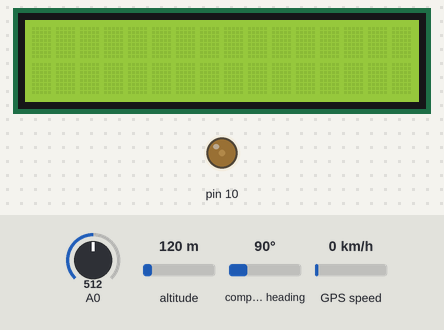
The sketch below on a simulated Arduino Uno, built with avr-gcc and run on an emulated ATmega328P. Parts: 16×2 character LCD, output pins drawn as LEDs (lit = HIGH). The test bench sets the inputs (shaded band); at power-on: A0 = 512, altitude 120 m, compass heading 90°, GPS speed 0 km/h. The GPS gets a fix after 3 s at 37.7749, -122.4194 with 8 satellites; pins used as bus, display or sensor lines are not drawn.

Above: at 2.2 s.
2.3 s: A0 set to 565
At 2.9 s:
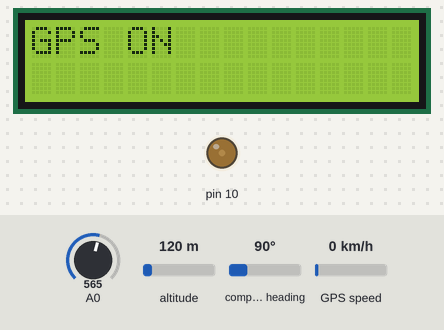
4.0 s: A0 set to 396
6.7 s: A0 set to 368
At 8.1 s:
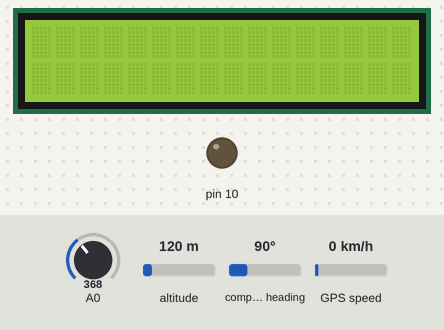
9.0 s: A0 set to 212
10.5 s: A0 set to 181
At 11.7 s:
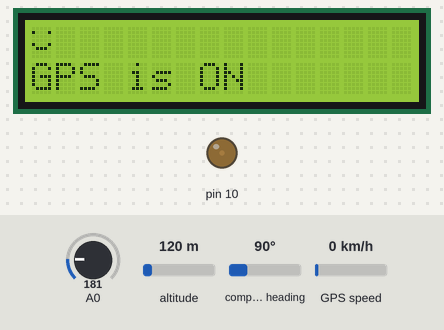
12.0 s: A0 set to 306
At 14.3 s:
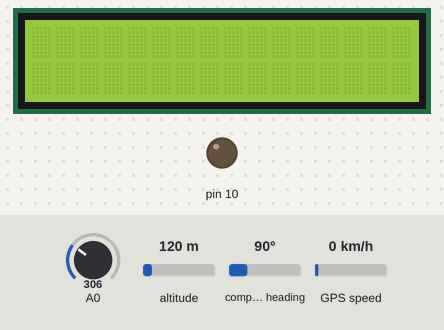
Timing chart, 0 to 15.8 s (numbered marks = the images above; inputs shaded):
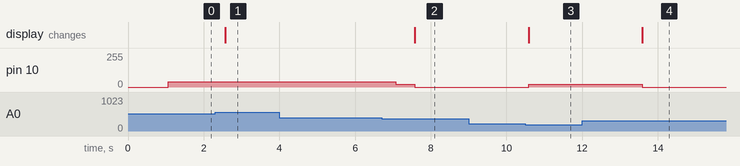

Measured:
- the behaviour switches between 380 and 379 on A0 (found by bisection; images 1 and 2)
- the behaviour switches between 195 and 194 on A0 (found by bisection; images 2 and 3)
- after the input at 2.3 s, the display: changes after 0.27 s (image 1)
- after the input at 4.0 s, every drawn part: stays the same
- after the input at 6.7 s, pin 10: 40/255 → 20/255 after 0.38 s, → 0/255 0.50 s later; the display: changes after 0.88 s (image 2)
- after the input at 9.0 s, every drawn part: stays the same
- after the input at 10.5 s, pin 10: 0/255 → 20/255 after 0.08 s; the display: changes after 0.09 s (image 3)
- after the input at 12.0 s, the display: changes after 1.6 s (image 4)

The sketch:

gps_LCD_beta.ino
```cpp
//Sample using LiquidCrystal library
#include <LiquidCrystal.h>
#include <Adafruit_GPS.h>
#include <SoftwareSerial.h>

/*******************************************************

This program will test the LCD panel and the buttons
Mark Bramwell, July 2010

********************************************************/

// select the pins used on the LCD panel
LiquidCrystal lcd(8, 9, 4, 5, 6, 7);

SoftwareSerial mySerial(3, 2);

Adafruit_GPS GPS(&mySerial);

#define GPSECHO  true

// this keeps track of whether we're using the interrupt
// off by default!
boolean usingInterrupt = false;
void useInterrupt(boolean); // Func prototype keeps Arduino 0023 happy


// define some values used by the panel and buttons
int lcd_key     = 0;
int adc_key_in  = 0;
#define btnRIGHT  0
#define btnUP     1
#define btnDOWN   2
#define btnLEFT   3
#define btnSELECT 4
#define btnNONE   5

byte smiley[8] = {
  B00000,
  B10001,
  B00000,
  B00000,
  B10001,
  B01110,
  B00000,
};

byte speed[8] = {
  B00000,
  B00100,
  B00010,
  B11111,
  B00010,
  B00100,
  B00000,
};

byte altitude[8] = {
  B00100,
  B01110,
  B10101,
  B00100,
  B00100,
  B00100,
  B01110,
};


// read the buttons
int read_LCD_buttons()
{
 adc_key_in = analogRead(0);      // read the value from the sensor
 // my buttons when read are centered at these valies: 0, 144, 329, 504, 741
 // we add approx 50 to those values and check to see if we are close
 if (adc_key_in > 1000) return btnNONE; // We make this the 1st option for speed reasons since it will be the most likely result
 // For V1.1 us this threshold
/* if (adc_key_in < 50)   return btnRIGHT;
 if (adc_key_in < 250)  return btnUP;
 if (adc_key_in < 450)  return btnDOWN;
 if (adc_key_in < 650)  return btnLEFT;
 if (adc_key_in < 850)  return btnSELECT;
*/
 // For V1.0 comment the other threshold and use the one below:

 if (adc_key_in < 50)   return btnRIGHT;
 if (adc_key_in < 195)  return btnUP;
 if (adc_key_in < 380)  return btnDOWN;
 if (adc_key_in < 555)  return btnLEFT;
 if (adc_key_in < 790)  return btnSELECT;


 return btnNONE;  // when all others fail, return this...
}

int gps_power = 11;

void setup()
{
  pinMode(gps_power, OUTPUT);

  lcd.createChar(0, smiley);
  lcd.createChar(1, speed);
  lcd.createChar(2, altitude);
  lcd.begin(16, 2);              // start the library
// lcd.setCursor(0,0);
// lcd.print("Push the buttons"); // print a simple message


 // 9600 NMEA is the default baud rate for Adafruit MTK GPS's- some use 4800
  GPS.begin(9600);

  // uncomment this line to turn on RMC (recommended minimum) and GGA (fix data) including altitude
  GPS.sendCommand(PMTK_SET_NMEA_OUTPUT_RMCGGA);
  // uncomment this line to turn on only the "minimum recommended" data
  //GPS.sendCommand(PMTK_SET_NMEA_OUTPUT_RMCONLY);
  // For parsing data, we don't suggest using anything but either RMC only or RMC+GGA since
  // the parser doesn't care about other sentences at this time

  // Set the update rate
  GPS.sendCommand(PMTK_SET_NMEA_UPDATE_1HZ);   // 1 Hz update rate
  // For the parsing code to work nicely and have time to sort thru the data, and
  // print it out we don't suggest using anything higher than 1 Hz

  // Request updates on antenna status, comment out to keep quiet
  GPS.sendCommand(PGCMD_ANTENNA);

  // the nice thing about this code is you can have a timer0 interrupt go off
  // every 1 millisecond, and read data from the GPS for you. that makes the
  // loop code a heck of a lot easier!
  useInterrupt(true);

  delay(1000);
  // Ask for firmware version
  mySerial.println(PMTK_Q_RELEASE);
}


// Interrupt is called once a millisecond, looks for any new GPS data, and stores it
SIGNAL(TIMER0_COMPA_vect) {
  char c = GPS.read();
  // if you want to debug, this is a good time to do it!
#ifdef UDR0
  if (GPSECHO)
    if (c) UDR0 = c;
    // writing direct to UDR0 is much much faster than Serial.print
    // but only one character can be written at a time.
#endif
}

void useInterrupt(boolean v) {
  if (v) {
    // Timer0 is already used for millis() - we'll just interrupt somewhere
    // in the middle and call the "Compare A" function above
    OCR0A = 0xAF;
    TIMSK0 |= _BV(OCIE0A);
    usingInterrupt = true;
  } else {
    // do not call the interrupt function COMPA anymore
    TIMSK0 &= ~_BV(OCIE0A);
    usingInterrupt = false;
  }
}

uint32_t timer = millis();
bool gps_on = false;
int maxDisplayLevel = 10;
int displayLevel = 2;
int lstate = -1;
float latitude;
float longitude;
void loop()
{

  if (lstate == -1)
    analogWrite(10, displayLevel * 20);

  if(gps_on)
  {
        // in case you are not using the interrupt above, you'll
        // need to 'hand query' the GPS, not suggested :(
        if (! usingInterrupt) {
          // read data from the GPS in the 'main loop'
          char c = GPS.read();
          // if you want to debug, this is a good time to do it!
          if (GPSECHO)
            if (c) Serial.print(c);
        }

        // if a sentence is received, we can check the checksum, parse it...
        if (GPS.newNMEAreceived()) {
          // a tricky thing here is if we print the NMEA sentence, or data
          // we end up not listening and catching other sentences!
          // so be very wary if using OUTPUT_ALLDATA and trytng to print out data
          //Serial.println(GPS.lastNMEA());   // this also sets the newNMEAreceived() flag to false

          if (!GPS.parse(GPS.lastNMEA()))   // this also sets the newNMEAreceived() flag to false
            return;  // we can fail to parse a sentence in which case we should just wait for another
        }
  }

  // if millis() or timer wraps around, we'll just reset it
  if (timer > millis())  timer = millis();

  // approximately every 2 seconds or so, print out the current stats
  if (millis() - timer > 500) {

            timer = millis(); // reset the timer


           lcd.setCursor(0,1);            // move to the begining of the second line
           lcd_key = read_LCD_buttons();  // read the buttons


           switch (lcd_key)               // depending on which button was pushed, we perform an action
           {
             case btnRIGHT:
               {
                 //display date time
                 lcd.clear();
                 lcd.setCursor(0,0);
                 lcd.print("GMT " + String(GPS.hour) + ":" + String(GPS.minute) + ":" + String(GPS.seconds));
                 lcd.setCursor(0,1);
                 lcd.print("Y/M/D " + String(GPS.year) + "-" + String(GPS.month) + "-" + String(GPS.day));
                 lstate = 5;
                 delay(3000);
                 break;
               }
             case btnLEFT:
               {

                 break;
               }
             case btnUP:
               {
               if (displayLevel < maxDisplayLevel)
                  displayLevel++;
               analogWrite(10, displayLevel * 20);
               if (displayLevel == 1)
               {
                 lcd.display();
                 lcd.clear();
                 lcd.write(byte(0));
                 lcd.setCursor(0,1);
                 if (gps_on)
                   lcd.print("GPS is ON");
                 else
                   lcd.print("GPS is OFF");
                 lstate = 4;
                 delay(3000);
               }
               break;
               }
             case btnDOWN:
               {
               if (displayLevel > 0)
                displayLevel--;
               if (displayLevel == 0)
               {
                 lcd.noDisplay();
               }
               analogWrite(10, displayLevel * 20);

               break;

               }
             case btnSELECT:
               {
                 //turn ON/OFF the GPS
                 gps_on = ! gps_on;
                 if (gps_on)
                 {
                   if (lstate != 3)
                   {
                     lcd.clear();
                     lcd.print("GPS ON");
                     digitalWrite(gps_power, HIGH);
                     lstate = 3;
                   }
                 }
                 else
                 {
                   if (lstate != 2)
                   {
                     lcd.clear();
                     lcd.print("GPS OFF");
                     digitalWrite(gps_power, LOW);
                     lstate = 2;
                   }
                 }
                 delay(3000);
                 break;
               }
               case btnNONE:
               {
                if (gps_on)
                {

                      if (GPS.fix)
                      {
                        if (lstate != 6 || (latitude != conv_coords(GPS.latitude) &&
                        longitude != conv_coords(GPS.longitude)))
                        {

                          latitude = conv_coords(GPS.latitude);
                          longitude = conv_coords(GPS.longitude);

                          lcd.clear();
                          lcd.setCursor(0,0);
                          lcd.print(GPS.lat);
                          lcd.print(latitude, 4);
                          lcd.print(GPS.lon);
                          lcd.print(longitude, 4);

                          lcd.setCursor(0,1);
                          lcd.write(byte(1));
                          lcd.print(GPS.speed * 1.852, 0);
                          lcd.print("kmph ");
                          lcd.write(byte(2));
                          lcd.print(GPS.altitude,0);
                          lcd.print("m");
                          lstate = 6;
                        }
                      }
                      else
                      {
                            if (lstate != 1)
                            {
                              lcd.clear();
                              lcd.print("no GPS fix!");
                              lstate = 1;
                            }

                      }
                }
                else
                {
                  if (lstate != 0)
                  {
                   lcd.clear();
                   lcd.print("GPS is off");
                   lcd.setCursor(0,1);
                   lcd.print("SELECT to start");
                   lstate = 0;
                  }
                }
                break;
               }
           }
  }
}

float conv_coords(float in_coords)
{
  //Initialize the location.
  float f = in_coords;
  // Get the first two digits by turning f into an integer, then doing an integer divide by 100;
  // firsttowdigits should be 77 at this point.
  int firsttwodigits = ((int)f)/100;                               //This assumes that f < 10000.
  float nexttwodigits = f - (float)(firsttwodigits*100);
  float theFinalAnswer = (float)(firsttwodigits + nexttwodigits/60.0);
  return theFinalAnswer;
}
```
